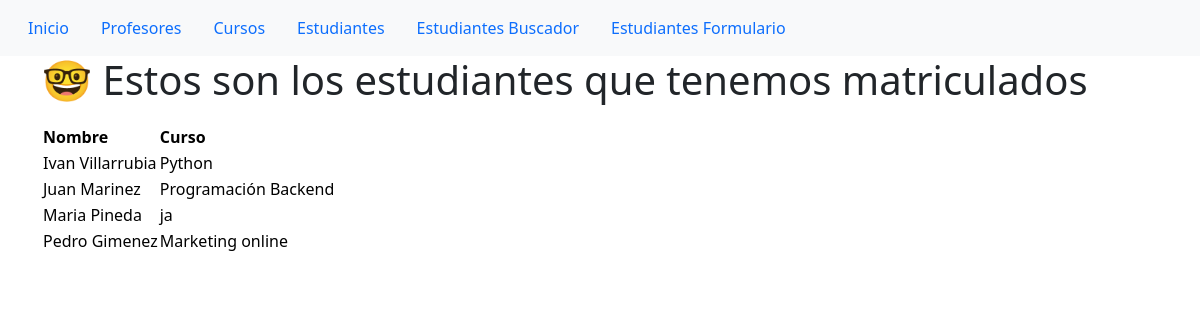
Page /App/estudiantes/ on the earlier database version.
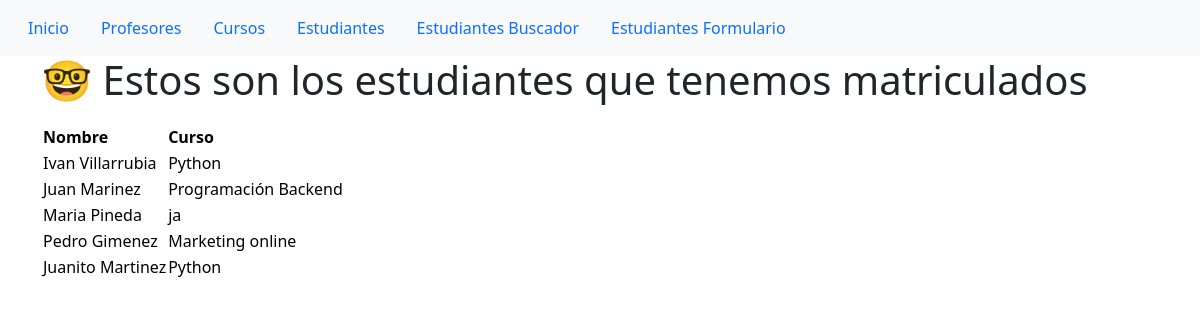
Same page on the later database version.
### App/models.py (models this page shows)
class Estudiantes(models.Model):
    nombre = models.CharField(max_length=10)
    apellido = models.CharField(max_length=20)
    curso = models.CharField(max_length=50)

### App/views.py (the view)
# urls.py: path('estudiantes/', views.estudiantes, name="estudiantes"),
def estudiantes(request):
    estudianteLista = Estudiantes.objects.all()
    return render(request, "estudiantes.html", {"estudiantes":estudianteLista})

### App/templates/estudiantes.html
{% extends "parent.html" %} {% load static %} {% block contenidoQueCambia %}
<div class="container">
  <div class="row">
    <div class="col-lg-12">
      <h1>🤓 Estos son los estudiantes que tenemos matriculados</h1>
      <table class="table-warning">
        <thead>
          <tr>
            <th scope="col">Nombre</th>
            <th scope="col">Curso</th>
          </tr>
        </thead>
        <tbody>
          {% for estudiante in estudiantes %}
          <tr>
            <td>{{estudiante.nombre}} {{estudiante.apellido}}</td>
            <td>{{estudiante.curso}}</td>
          </tr>
          {% endfor %}
        </tbody>
      </table>
    </div>
  </div>
</div>
{% endblock %}

Differences in the rows shown:
added Estudiantes: nombre "Juanito", apellido "Martinez", curso "Python"
